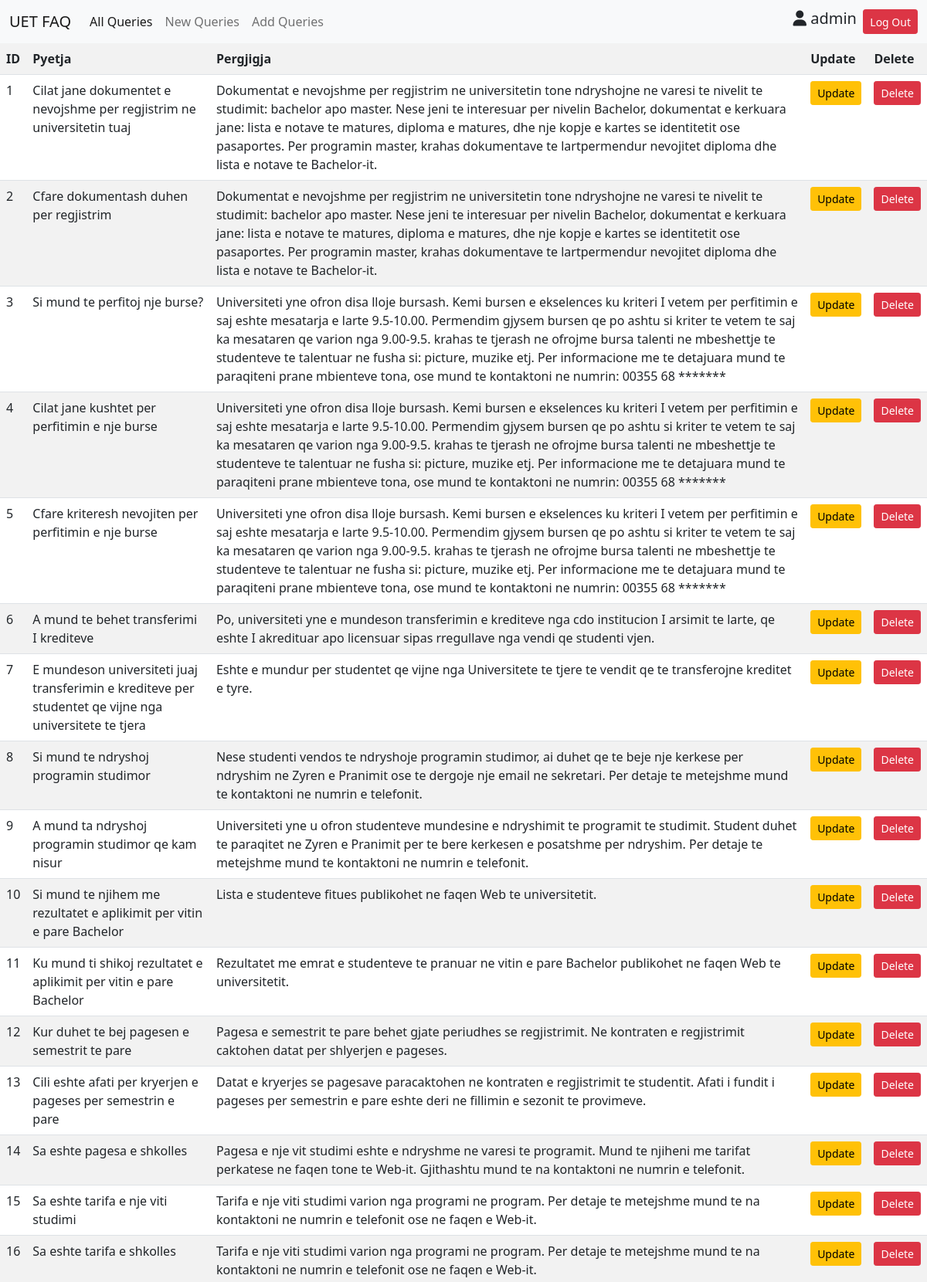
/admin.php?p=1 (signed in, upper part), run on the app's committed database.
### tables this page shows
CREATE TABLE `information` (
  `id` int(11) NOT NULL,
  `questions` varchar(300) NOT NULL,
  `answers` varchar(500) NOT NULL
);

### admin.php (the view, shortened to what this page needs)
<!DOCTYPE html>
<html lang="en">
<head>
    <link href="https://cdn.jsdelivr.net/npm/bootstrap@5.1.3/dist/css/bootstrap.min.css"
    rel="stylesheet">
</head>
<body>
<nav class="navbar navbar-expand-lg navbar-light bg-light">
  <div class="container-fluid">
    <a class="navbar-brand" href="#">UET FAQ</a>
    <div class="collapse navbar-collapse" id="navbarSupportedContent">
      <ul class="navbar-nav me-auto mb-2 mb-lg-0">
        <li class="nav-item">
          <a class="nav-link active" aria-current="page" href="admin.php?p=1">All Queries</a>
        </li>
        <li class="nav-item">
          <a class="nav-link" href="admin.php?p=2">New Queries</a>
        </li>
        <li class="nav-item">
          <a class="nav-link" href="admin.php?p=3">Add Queries</a>
        </li>
      </ul>
      <form class="d-flex" action="admin.php?p=6" method="POST">
        <h5><i class="fas fa-user"></i>
          <?php  include('connection.php');
              if(!(isset($_SESSION['username']))){
                    header("location:index.php");
                       }else{
                          $username = $_SESSION['username'];}
                          echo$username; ?></h5>&nbsp;&nbsp;
        <button class="btn btn-sm btn-danger" type="submit">Log Out</button>
      </form>
    </div>
  </div>
</nav>
<?php
if(@$_GET['p']==1){
      $sql = "SELECT * FROM information";
      $counter=0;
  echo'<table class="table table-striped">
  <tr>
          <th>ID</th>
          <th>Pyetja</th>
          <th>Pergjigja</th>
          <th>Update</th>
          <th>Delete</th>
  </tr>';
  $result = $connect->query($sql);
      if ($result->num_rows > 0){
     while($row = $result->fetch_assoc()) {
          $counter++;
          $id = $row["id"];
      echo '<tr><td>' .$counter. '</td><td>' . $row["questions"]. '</td><td>' . $row["answers"]. '</td>
      <td><a href="admin.php?update_query='.$id.'" class="btn btn-sm btn-warning">Update</a></td>
      <td><a href="admin.php?delete_query='.$id.'" class="btn btn-sm btn-danger">Delete</a></td></tr>';
    }
    echo '</table>';
  }
}
?>
</body>
</html>

### data on the page
information: questions "Cilat jane dokumentet e nevojshme per regjistrim ne universitetin tuaj", answers "Dokumentat e nevojshme per regjistrim ne universitetin tone ndryshojne ne varesi te nivelit te studimit: bachelor apo master. Nese jeni te interesuar per nivelin Bachelor, dokumentat e kerkuara jane: lista e notave te matures, diploma e matures, dhe nje kopje e kartes se identitetit ose pasaportes. Per programin master, krahas dokumentave te lartpermendur nevojitet diploma dhe lista e notave te Bachelor-it."
information: questions "Cfare dokumentash duhen per regjistrim", answers "Dokumentat e nevojshme per regjistrim ne universitetin tone ndryshojne ne varesi te nivelit te studimit: bachelor apo master. Nese jeni te interesuar per nivelin Bachelor, dokumentat e kerkuara jane: lista e notave te matures, diploma e matures, dhe nje kopje e kartes se identitetit ose pasaportes. Per programin master, krahas dokumentave te lartpermendur nevojitet diploma dhe lista e notave te Bachelor-it."
information: questions "Si mund te perfitoj nje burse?", answers "Universiteti yne ofron disa lloje bursash. Kemi bursen e ekselences ku kriteri I vetem per perfitimin e saj eshte mesatarja e larte 9.5-10.00. Permendim gjysem bursen qe po ashtu si kriter te vetem te saj ka mesataren qe varion nga 9.00-9.5. krahas te tjerash ne ofrojme bursa talenti ne mbeshettje te studenteve te talentuar ne fusha si: picture, muzike etj. Per informacione me te detajuara mund te paraqiteni prane mbienteve tona, ose mund te kontaktoni ne numrin: 00355 68 *******"
information: questions "Cilat jane kushtet per perfitimin e nje burse", answers "Universiteti yne ofron disa lloje bursash. Kemi bursen e ekselences ku kriteri I vetem per perfitimin e saj eshte mesatarja e larte 9.5-10.00. Permendim gjysem bursen qe po ashtu si kriter te vetem te saj ka mesataren qe varion nga 9.00-9.5. krahas te tjerash ne ofrojme bursa talenti ne mbeshettje te studenteve te talentuar ne fusha si: picture, muzike etj. Per informacione me te detajuara mund te paraqiteni prane mbienteve tona, ose mund te kontaktoni ne numrin: 00355 68 *******"
information: questions "Cfare kriteresh nevojiten per perfitimin e nje burse", answers "Universiteti yne ofron disa lloje bursash. Kemi bursen e ekselences ku kriteri I vetem per perfitimin e saj eshte mesatarja e larte 9.5-10.00. Permendim gjysem bursen qe po ashtu si kriter te vetem te saj ka mesataren qe varion nga 9.00-9.5. krahas te tjerash ne ofrojme bursa talenti ne mbeshettje te studenteve te talentuar ne fusha si: picture, muzike etj. Per informacione me te detajuara mund te paraqiteni prane mbienteve tona, ose mund te kontaktoni ne numrin: 00355 68 *******"
information: questions "A mund te behet transferimi I krediteve", answers "Po, universiteti yne e mundeson transferimin e krediteve nga cdo institucion I arsimit te larte, qe eshte I akredituar apo licensuar sipas rregullave nga vendi qe studenti vjen."
information: questions "E mundeson universiteti juaj transferimin e krediteve per studentet qe vijne nga universitete te tjera", answers "Eshte e mundur per studentet qe vijne nga Universitete te tjere te vendit qe te transferojne kreditet e tyre."
information: questions "Si mund te ndryshoj programin studimor", answers "Nese studenti vendos te ndryshoje programin studimor, ai duhet qe te beje nje kerkese per ndryshim ne Zyren e Pranimit ose te dergoje nje email ne sekretari. Per detaje te metejshme mund te kontaktoni ne numrin e telefonit."
information: questions "A mund ta ndryshoj programin studimor qe kam nisur", answers "Universiteti yne u ofron studenteve mundesine e ndryshimit te programit te studimit. Student duhet te paraqitet ne Zyren e Pranimit per te bere kerkesen e posatshme per ndryshim. Per detaje te metejshme mund te kontaktoni ne numrin e telefonit."
information: questions "Si mund te njihem me rezultatet e aplikimit per vitin e pare Bachelor", answers "Lista e studenteve fitues publikohet ne faqen Web te universitetit."
information: questions "Ku mund ti shikoj rezultatet e aplikimit per vitin e pare Bachelor", answers "Rezultatet me emrat e studenteve te pranuar ne vitin e pare Bachelor publikohet ne faqen Web te universitetit."
information: questions "Kur duhet te bej pagesen e semestrit te pare", answers "Pagesa e semestrit te pare behet gjate periudhes se regjistrimit. Ne kontraten e regjistrimit caktohen datat per shlyerjen e pageses."
information: questions "Cili eshte afati per kryerjen e pageses per semestrin e pare", answers "Datat e kryerjes se pagesave paracaktohen ne kontraten e regjistrimit te studentit. Afati i fundit i pageses per semestrin e pare eshte deri ne fillimin e sezonit te provimeve."
information: questions "Sa eshte pagesa e shkolles", answers "Pagesa e nje vit studimi eshte e ndryshme ne varesi te programit. Mund te njiheni me tarifat perkatese ne faqen tone te Web-it. Gjithashtu mund te na kontaktoni ne numrin e telefonit."
information: questions "Sa eshte tarifa e nje viti studimi", answers "Tarifa e nje viti studimi varion nga programi ne program. Per detaje te metejshme mund te na kontaktoni ne numrin e telefonit ose ne faqen e Web-it."
information: questions "Sa eshte tarifa e shkolles", answers "Tarifa e nje viti studimi varion nga programi ne program. Per detaje te metejshme mund te na kontaktoni ne numrin e telefonit ose ne faqen e Web-it."

### other printed values
$username "admin"
